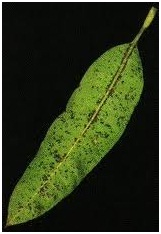
%> input picture Dataset/Anthracnose_Infections .jpg, 161 x 234 px
$ octave --eval "result = rgbtohsi(imread('Dataset/Anthracnose_Infections .jpg'));"   (GNU Octave 9; MATLAB toolbox functions it lacks are replaced by stand-ins)
%> lines starting %> are read from the running program, lines starting %| are printed output that depends on the picture; in (x1, y1, x2, y2) boxes, pixels count from 0 and x2, y2 are one past the last pixel; in counts of white or black regions, pixels touching at a corner belong together; the program's own positions count from 1
### hsitorgb.m
function C=hsitorgb(hsi)
    HV=hsi(:,:,1)*2*pi;
    SV=hsi(:,:,2);
    IV=hsi(:,:,3);
    R=zeros(size(HV));
    G=zeros(size(HV));
    B=zeros(size(HV));
    %RG Sector
    id=find((0<=HV)& (HV<2*pi/3));
    B(id)=IV(id).*(1-SV(id));
    R(id)=IV(id).*(1+SV(id).*cos(HV(id))./cos(pi/3-HV(id)));
    G(id)=3*IV(id)-(R(id)+B(id));
    %BG Sector
    id=find((2*pi/3<=HV)& (HV<4*pi/3));
    R(id)=IV(id).*(1-SV(id));
    G(id)=IV(id).*(1+SV(id).*cos(HV(id)-2*pi/3)./cos(pi-HV(id)));
    B(id)=3*IV(id)-(R(id)+G(id));
    %BR Sector
    id=find((4*pi/3<=HV)& (HV<2*pi));
    G(id)=IV(id).*(1-SV(id));
    B(id)=IV(id).*(1+SV(id).*cos(HV(id)-4*pi/3)./cos(5*pi/3-HV(id)));
    R(id)=3*IV(id)-(G(id)+B(id));
    C=cat(3,R,G,B);
    C=max(min(C,1),0);
end

### rgbtohsi.m
function [F,hsi,C,H,S,I]= rgbtohsi(rgbImage)
    F=im2double(rgbImage);
    r=F(:,:,1);
    g=F(:,:,2);
    b=F(:,:,3);
    th=acos((0.5*((r-g)+(r-b)))./((sqrt((r-g).^2+(r-b).*(g-b)))+eps));
    H=th;
    H(b>g)=2*pi-H(b>g);
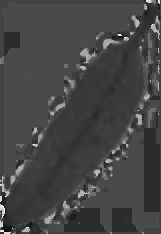
%> H: size 234x161 double; min 1.37e-07, max 6.04, mean 1.64; drawn with min black and max white
    H=H/(2*pi);
    S=1-3.*(min(min(r,g),b))./(r+g+b+eps);
    I=(r+g+b)/3;
    hsi=cat(3,H,S,I);
    HE=H*2*pi;
    HE=histeq(HE);
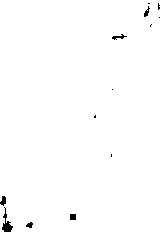
%> HE: size 234x161 double; values 0 (black) and 1 (white), 99.2% white; 13 black regions (7 under 20 px), largest, box (x1, y1, x2, y2) and area: (2, 207, 13, 232) 107, (0, 196, 6, 206) 40, (112, 34, 127, 40) 38, (70, 214, 76, 220) 36, (144, 6, 150, 17) 30, (26, 222, 33, 228) 28
    HE=HE/(2*pi);
    SE=histeq(S);
    IE=histeq(I);
    RV=cat(3,HE,SE,IE);
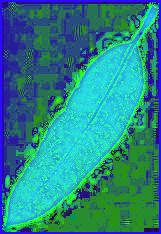
%> RV: size 234x161x3 double; mean R, G, B 0.158, 0.521, 0.53
    C=hsitorgb(RV);
%> in hsitorgb, `id=find((0<=HV)& (HV<2*pi/3));`: id = 37674 values from 1 to 37674
%> in hsitorgb, `B(id)=IV(id).*(1-SV(id));`:
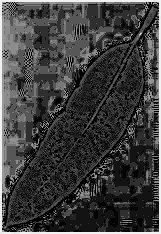
%> B: size 234x161 double; min 0, max 0.952, mean 0.25
%> in hsitorgb, `R(id)=IV(id).*(1+SV(id).*cos(HV(id))./cos(pi/3-HV(id)));`:
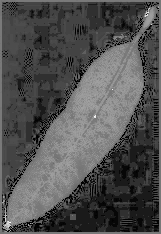
%> R: size 234x161 double; min 0, max 2.16, mean 0.684; drawn with min black and max white
%> in hsitorgb, `G(id)=3*IV(id)-(R(id)+B(id));`:
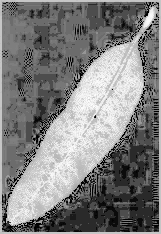
%> G: size 234x161 double; min 0, max 1.31, mean 0.655; drawn with min black and max white
%> in hsitorgb, `id=find((2*pi/3<=HV)& (HV<4*pi/3));`: id = []
%> in hsitorgb, `C=max(min(C,1),0);`:
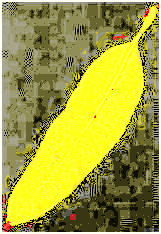
%> C: size 234x161x3 double; mean R, G, B 0.634, 0.621, 0.25
end
